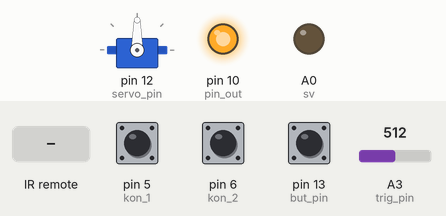
The sketch below on a simulated Arduino Uno, built with avr-gcc and run on an emulated ATmega328P. Shown: servo, output pins drawn as LEDs (lit = HIGH). Inputs (shaded band) come from the test bench; at power-on: pin 13 (but_pin) HIGH, pin 6 (kon_2) HIGH, pin 5 (kon_1) HIGH, A3 (trig_pin) = 512.

Above: at 1.2 s.
1.3 s: pin 13 (but_pin) pulled LOW for 0.15 s
At 2.6 s:
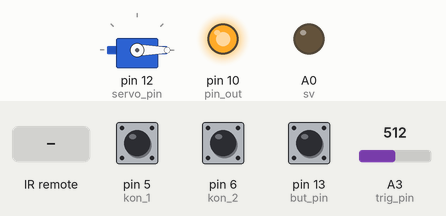
3.4 s: pin 6 (kon_2) pulled LOW for 0.15 s
At 4.4 s:
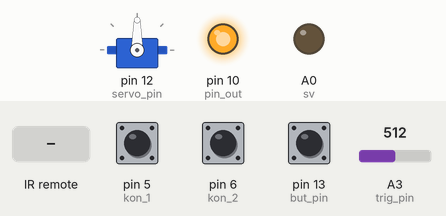
5.0 s: infrared code 0x1689D02F received
At 5.5 s:
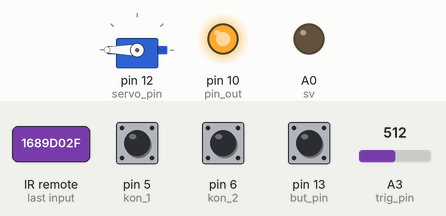
6.6 s: pin 5 (kon_1) pulled LOW for 0.15 s
At 7.8 s:
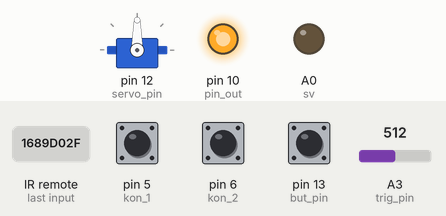
8.2 s: infrared code 0x168938C7 received
At 9.2 s:
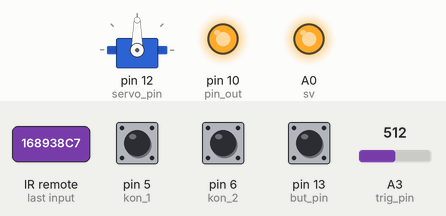
9.7 s: pin 13 (but_pin) pulled LOW for 0.15 s
At 11.4 s:
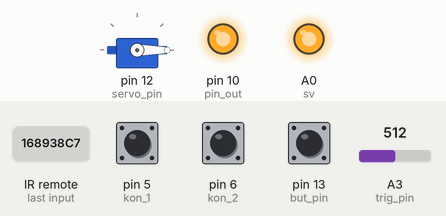
Timing chart, 0 to 12.8 s (numbered marks = the images above; inputs shaded):
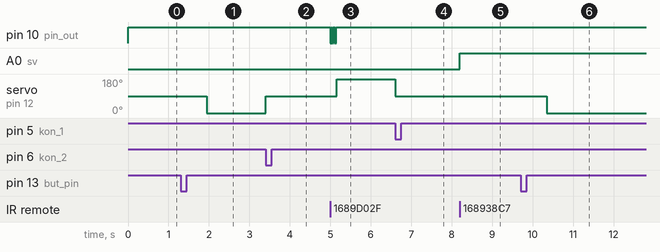

The sketch:

garage.ino
```cpp
/*
   1/2 Вкл выкл свет
   3/4 откр закрыт дверь


*/


#define but_pin 13        // кнопка подключена сюда (PIN --- КНОПКА --- GND)
#define trig_pin A3
#define ir_pin 7
#define servo_pin 12
#define sv A0
#define kon_1 5 //Закорытое
#define kon_2 6 // открытое
#define pin_out 10

#define pin_in 2

#define rast 10

#include "GyverButton.h"
#include "IRremote.h"
#include <Servo.h>

GButton butt1(but_pin);
GButton ob(pin_in);
IRrecv irrecv(ir_pin);
decode_results results;
Servo servo;

bool opend = false, kon1, kon2, f = false, blok = false, dor = false;

boolean trig() ;
void setup() {
  irrecv.enableIRIn();
  pinMode(trig_pin, INPUT);
  pinMode(sv, OUTPUT);
  pinMode(kon_2, INPUT_PULLUP); pinMode(kon_1, INPUT_PULLUP);
  servo.attach(servo_pin);
    pinMode(pin_out, OUTPUT);
    digitalWrite(pin_out, 1);
  kon2 = !digitalRead(kon_2);
  kon1 = !digitalRead(kon_1);
  servo.write(90);
}

void loop() {
  butt1.tick();
  if (butt1.isSingle()) {
    if (!opend)opend = true;
    else opend = false;
  }
  if (butt1.isDouble()) {
    f = !f;
    digitalWrite(sv, f);
    if(f){digitalWrite(pin_out,0);delay(20);digitalWrite(pin_out,1);delay(20);}
     else{for(int i=0;i<2;i++){digitalWrite(pin_out,0);delay(20);digitalWrite(pin_out,1);delay(20);}}
  }
  if ( irrecv.decode( &results )) {
    switch (results.value) {
      case 0x1689D02F:
          opend = !opend;

          if(opend){for(int i=0;i<3;i++){digitalWrite(pin_out,0);delay(20);digitalWrite(pin_out,1);delay(20);}}
             else{ for(int i=0;i<4;i++){digitalWrite(pin_out,0);delay(20);digitalWrite(pin_out,1);delay(20);}}
        break;
      case 0x168938C7:
        f = !f;
        digitalWrite(sv, f);
        break;
    }

    irrecv.resume();
  }
  if (opend && !dor) {
    servo.write(0);
    while (digitalRead(kon_2) == 1) {}
    servo.write(90);
    dor = true;
    //  delay(20);
  }
  if (!opend && dor) {
    servo.write(180);
    while (digitalRead(kon_1) == 1) {}
    servo.write(90);
    dor = false;
    //   servo.detach();
    //    delay(200);
    //    servo.attach(servo_pin);
  }
//    if (butt1.isTriple())blok = !blok;
  /*
    if (!blok) {
      ob.tick();
      if (butt1.isSingle()) Serial.println("Single");     // проверка на один клик
      if (butt1.isDouble()) Serial.println("Double");     // проверка на двойной клик
    }
  */
  if (opend && trig()) {
    digitalWrite(sv, 1);
    f = true;
    //    tt=false;
        digitalWrite(pin_out,0);delay(20);digitalWrite(pin_out,1);delay(20);
  }


}
boolean trig() {
  float volts = analogRead(trig_pin) * 0.0048828125;
  // и в расстояние в см
  float distance = 32 * pow(volts, -1.10);
  if (distance < rast)return true;
  else return false;
}
void yield() {
  butt1.tick();
}
```

Measured:
- after the input at 1.3 s, servo on pin 12 (servo_pin): 90° → 0° after 0.65 s
- after the input at 3.4 s, servo on pin 12 (servo_pin): 0° → 90° at once
- after the input at 5.0 s, pin 10 (pin_out): alternates HIGH for 0.02 s and LOW for 0.02 s, 8 changes in all, then stays HIGH, starting at once; servo on pin 12 (servo_pin): 90° → 180° after 0.16 s
- after the input at 6.6 s, servo on pin 12 (servo_pin): 180° → 90° at once
- after the input at 8.2 s, A0 (sv): LOW → HIGH at once
- after the input at 9.7 s, servo on pin 12 (servo_pin): 90° → 0° after 0.65 s
